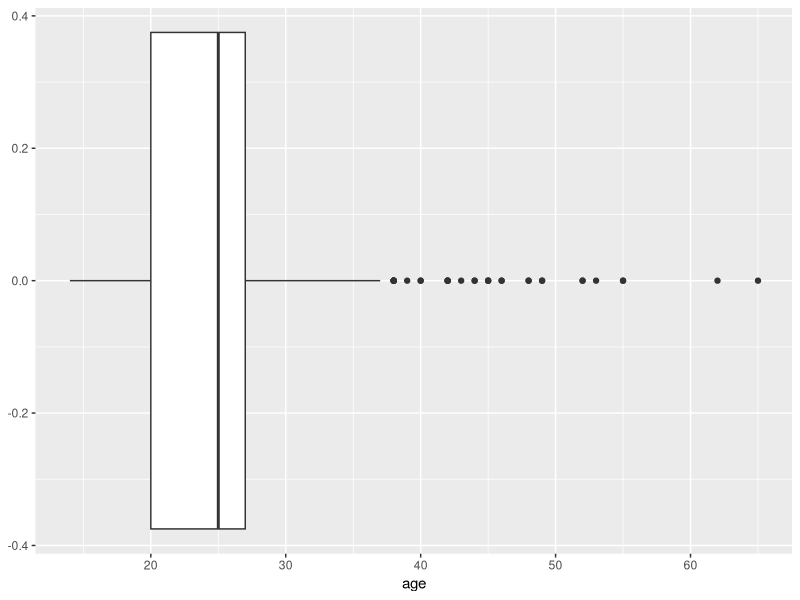
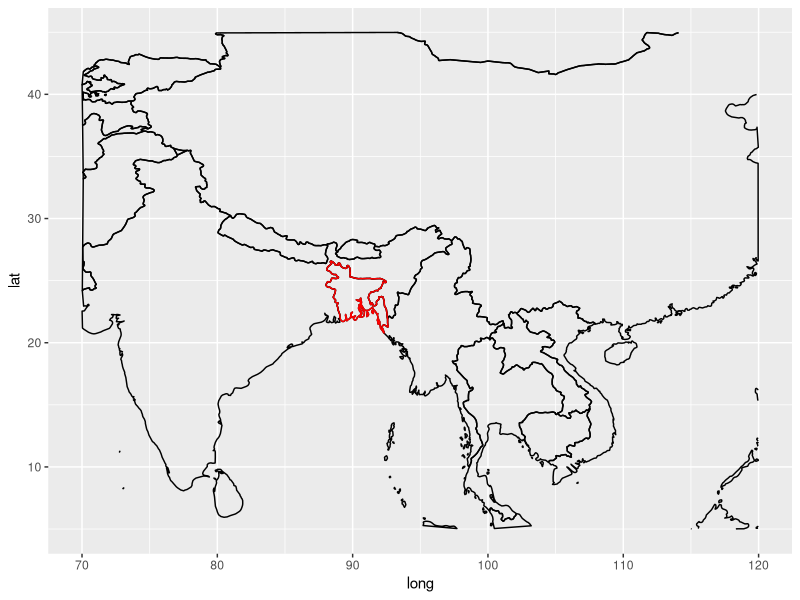
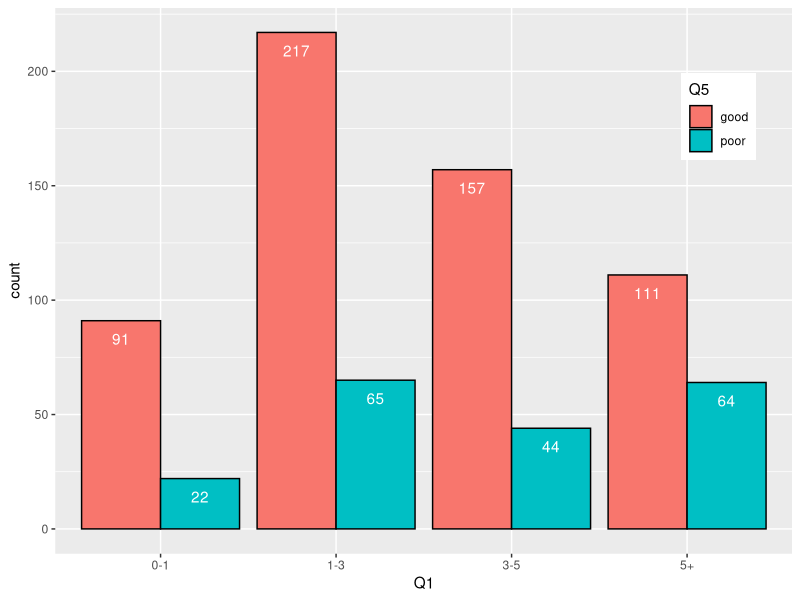
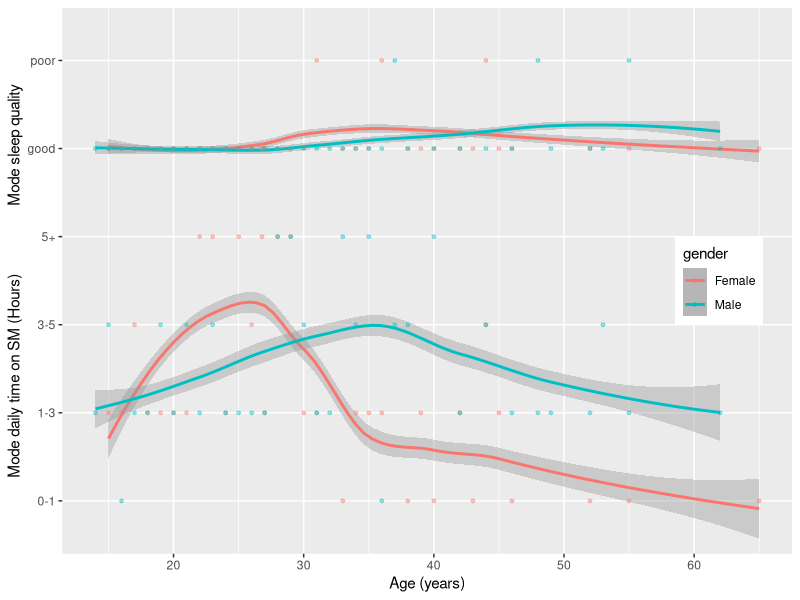

Write the R code that produced these figures, in order.
## MTH1004 Course Work 1 R Script

# Import Libraries and Data
library(tidyverse)
data = read_csv("survey.csv")
data

## 1 Introduction

# How many people responded to the survey?
data %>%
  summarise(total_respondents = n())

# Over what time period did the survey run?
data %>%
  summarise(start_dttm = min(time),
            end_dttm = max(time))

# Which social media platforms do survey respondents use, and how many
# respondents use each platform?
data %>%
  group_by(Q2) %>%
  summarise(no_respondents = n())

# Analyse the age distribution of respondents (median, lower and upper
# quartile), and comment on how representative the survey might be of the
# whole population of Bangladesh.
data %>%
  summarise(lower_q = quantile(age, 0.25),
            median = median(age),
            upper_q = quantile(age, 0.75))

ggplot(data) +
  geom_boxplot(aes(x=age))

# Use appropriate R commands to produce a small map that highlights the
# country outlines of Bangladesh, as shown in Figure 1.

world = map_data("world")
bang = world[world$region == "Bangladesh",]

world %>%
  filter(between(long, 70, 120),
         between(lat, 5, 45)) %>%
  ggplot() +
    geom_path(aes(x=long, y=lat, group=group),
              show.legend=FALSE) +
    geom_path(data=bang,
              aes(x=long, y=lat, group=group),
              colour="red", show.legend=FALSE)

## 2 Social media usage and sleep quality

# Using suitable summary statistics, summarise the responses to the two
# questions related to sleep quality and daily social media usage.
data %>%
  group_by(Q1) %>%
  summarise(count = n())

# Plot a suitable bar chart that visualizes sleep quality among the 
# different groups of daily social media usage, and briefly describe the
# bar chart
ggplot(data, aes(x=Q1, fill=Q5)) +
  geom_bar(position="dodge", colour="black") +
  geom_text(aes(label=after_stat(count)), stat="count",
            vjust=2, position=position_dodge(0.9), colour="white") +
  theme(legend.position=c(0.9, 0.8))

# Discuss whether you think social media usage might have an effect on sleep
# quality. Support your analysis by suitable summary statistics.
getmode <- function(v) {
  uniqv = unique(v)
  uniqv[which.max(tabulate(match(v, uniqv)))]
}

d = data %>%
  select(age, gender, Q1, Q5) %>%
  group_by(age, gender) %>%
  summarise(mode_sm_time = getmode(Q1),
            mode_sleep_quality = getmode(Q5)) %>%
  arrange(age)

ggplot(d) +
  geom_smooth(aes(x=age, y=mode_sleep_quality, group=gender, colour=gender),
              level=0.35) +
  geom_point(aes(x=age, y=mode_sleep_quality, group=gender, colour=gender),
             alpha=0.4, size=1) +
  geom_smooth(aes(x=age, y=mode_sm_time, group=gender, colour=gender),
              level=0.35) +
  geom_point(aes(x=age, y=mode_sm_time, group=gender, colour=gender),
             alpha=0.4, size=1) +
  labs(x="Age (years)",
       y="Mode daily time on SM (Hours)                 Mode sleep quality") +
  theme(legend.position=c(0.9, 0.5))


##  3 Social media usage and mental health

# Is there evidence that some social media platforms are more engaging
# or “addictive” than others?
data %>%
  group_by(Q2) %>%
  summarise(no_r = n(),
            mode_t = getmode(Q1)) %>%
  arrange(desc(no_r))

data %>%
  group_by(Q1) %>%
  summarise(no_r = n(),
            mode_sm = getmode(Q2))

data %>%
  group_by(gender) %>%
  summarise(no_r = n(),
            mode_t = getmode(Q1),
            mode_sm = getmode(Q2))







